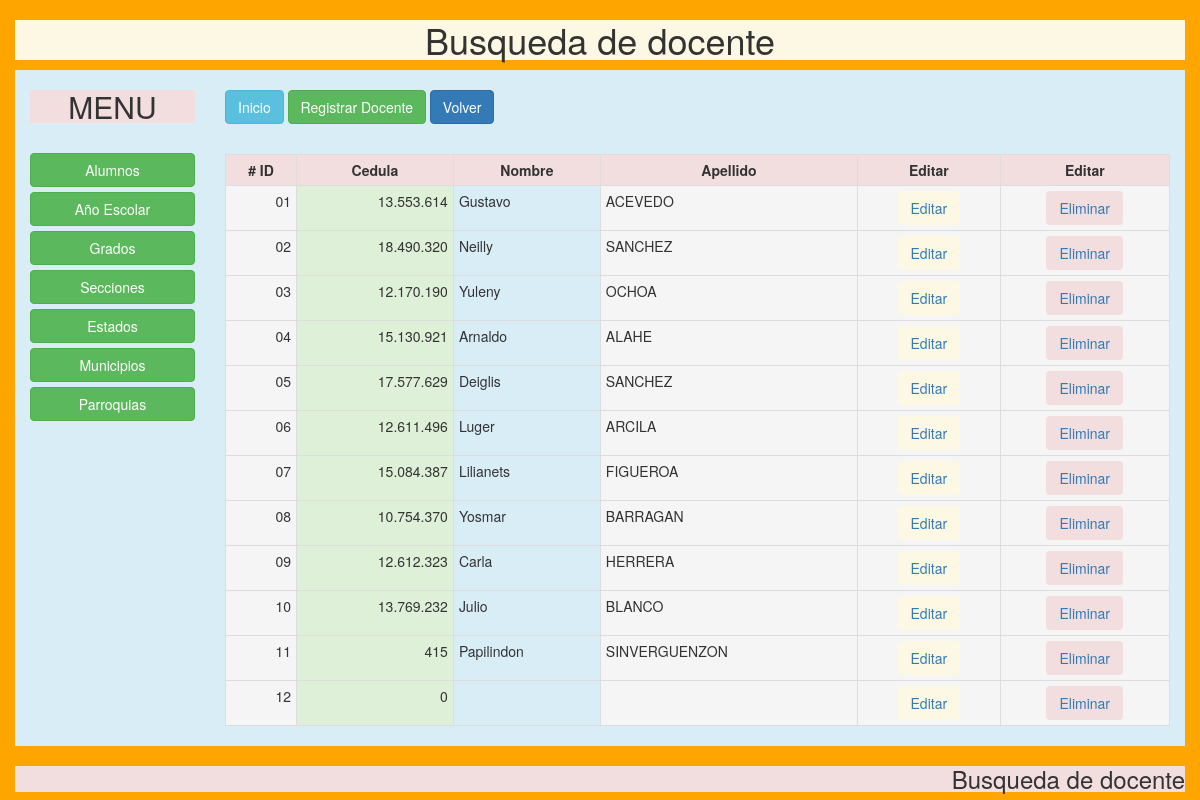
Screenshot of /index.php/docentes/docentes/buscar with the database file from the repository.
### tables this page shows
CREATE TABLE `datos` (
  `id` int(11) NOT NULL,
  `cedula` int(11) DEFAULT NULL,
  `nombre_re` varchar(30) DEFAULT NULL,
  `apellido_re` varchar(30) DEFAULT NULL,
  `telefono_1` varchar(30) DEFAULT NULL,
  `telefono_2` varchar(11) DEFAULT NULL,
  `email` varchar(30) DEFAULT NULL,
  `estatus` varchar(20) DEFAULT NULL,
  `estados_id` int(11) DEFAULT NULL,
  `municipios_id` int(11) DEFAULT NULL,
  `parroquias_id` int(11) DEFAULT NULL,
  `direccion` text
);

### application/controllers/docentes/Docentes.php (called while the page is built, shortened)
<?php
class Docentes extends CI_Controller {
    public function __construct()
    {
        $this->load->model('DocentesModel', 'docentes');
        $this->load->model('EstadosModel', 'estados');
        $this->load->model('MunicipiosModel', 'municipios');
        $this->load->model('ParroquiasModel', 'parroquias');
    }
    public function buscar()
    {
        if ($_POST) {
            $this->buscar = $this->input->post('busqueda');
        }else{
            $this->buscar = '';
        }
        $this->load->helper(array('dateformat', 'mayusculas', 'mayusculas1', 'unidad'));
        $this->data['docentes'] = $this->docentes->busca($this->buscar);
        $this->data['titulo'] = 'Busqueda de docente';
        $this->load->view('header', $this->data);
        $this->load->view('docentes/buscar');
        $this->load->view('footer');
    }
}

### index.php (called while the page is built, shortened)
<?php
require_once BASEPATH.'core/CodeIgniter.php';

### application/models/DocentesModel.php (called while the page is built, shortened)
<?php if ( ! defined('BASEPATH')) exit('No direct script access allowed');
class DocentesModel extends CI_Model {
    private $tabla = 'datos';
    public function busca($bus)
    {
        $this->db->like('apellido_re', $bus, 'after');
        $query = $this->db->get($this->tabla);
        return $query->result();
    }
}

### application/helpers/unidad_helper.php (called while the page is built, shortened)
<?php
if (!function_exists('unidad()')) {
   function unidad($dato)
    {
        $unidad_format = number_format($dato, 0, '', '.');
        return $unidad_format;
    }
}

### application/helpers/mayusculas1_helper.php (called while the page is built, shortened)
<?php
if (!function_exists('mayusculas1()')) {
   function mayusculas1($cadena)
    {
        return ucwords($cadena);
    }
}

### application/helpers/mayusculas_helper.php (called while the page is built, shortened)
<?php
if (!function_exists('mayusculas()')) {
   function mayusculas($cadena)
    {
        return strtoupper($cadena);
    }
}

### application/views/docentes/buscar.php (the view)
    <div class="container">
    <section class="bg-info main row">
    <aside class="col-md-2 text-center">
    <h2 class="bg-danger">MENU</h2>
    <br>
            <a class="btn btn-block btn-success" href="<?php echo base_url('alumnos/Alumnos') ?>">Alumnos</a>
            <a class="btn btn-block btn-success" href="<?php echo base_url('anio/Anio') ?>">Año Escolar</a>
            <a class="btn btn-block btn-success" href="<?php echo base_url('grados/Grados') ?>">Grados</a>
            <a class="btn btn-block btn-success" href="<?php echo base_url('secciones/Secciones') ?>">Secciones</a>
            <a class="btn btn-block btn-success" href="<?php echo base_url('estados/Estados') ?>">Estados</a>
            <a class="btn btn-block btn-success" href="<?php echo base_url('municipios/Municipios') ?>">Municipios</a>
            <a class="btn btn-block btn-success" href="<?php echo base_url('parroquias/Parroquias') ?>">Parroquias</a></p>
    </aside>
    <div class="col-md-10"><br>
    <p><a class="btn btn-info" href="<?php echo base_url() ?>">Inicio</a>
    <a class="btn btn-success" href="<?php echo base_url('docentes/Docentes/registrar') ?>" title="">Registrar Docente</a>
    <a class="btn btn-primary" href="<?php echo base_url('docentes/Docentes')?>">Volver</a></p>
        <div class="table-responsive"><br>
            <table class="table table-bordered table-hover table-condensed">
        <tr class="danger">
            <th class="text-center"># ID</th>
            <th class="text-center">Cedula</th>
            <th class="text-center">Nombre</th>
            <th class="text-center">Apellido</th>
            <th class="text-center">Editar</th>
            <th class="text-center">Editar</th>
        </tr>
        <?php
        $i=1;
            foreach ($docentes as $docentes) {
                ?>
        <tr class="">
            <td class="active text-right"><?php echo str_pad($i, 2, "0", STR_PAD_LEFT); ?></td>
            <td class="success text-right"><?php echo unidad($docentes->cedula)?></td>
            <td class="info"><?php echo mayusculas1($docentes->nombre_re)?></td>
            <td class="active"><?php echo mayusculas($docentes->apellido_re)?></td>
            <td class="active text-center"><a class="btn bg-warning" href="<?php echo base_url('docentes/Docentes/modificar/'.$docentes->id) ?>">Editar</a></td>
            <td class="active text-center"><a class="btn bg-danger" href="<?php echo base_url('docentes/Docentes/eliminar/'.$docentes->id) ?>">Eliminar</a></td>
        </tr>
            <?php
            $i++;
                }
                ?>
    </table>
</div>
</div>
</div>

### css/estilos.css (style rules this page uses)
* { margin: 0; padding: 0; box-sizing: border-box; }
#fondo { background-image: url(imagen/autobus.jpg); background-color: orange; }

### rows the page displays
datos: i "01", cedula "13.553.614", nombre_re "Gustavo", apellido_re "ACEVEDO"
datos: i "02", cedula "18.490.320", nombre_re "Neilly", apellido_re "SANCHEZ"
datos: i "03", cedula "12.170.190", nombre_re "Yuleny", apellido_re "OCHOA"
datos: i "04", cedula "15.130.921", nombre_re "Arnaldo", apellido_re "ALAHE"
datos: i "05", cedula "17.577.629", nombre_re "Deiglis", apellido_re "SANCHEZ"
datos: i "06", cedula "12.611.496", nombre_re "Luger", apellido_re "ARCILA"
datos: i "07", cedula "15.084.387", nombre_re "Lilianets", apellido_re "FIGUEROA"
datos: i "08", cedula "10.754.370", nombre_re "Yosmar", apellido_re "BARRAGAN"
datos: i "09", cedula "12.612.323", nombre_re "Carla", apellido_re "HERRERA"
datos: i "10", cedula "13.769.232", nombre_re "Julio", apellido_re "BLANCO"
datos: i "11", cedula "415", nombre_re "Papilindon", apellido_re "SINVERGUENZON"
datos: i "12", cedula "0"

### other values shown
$titulo "Busqueda de docente"
